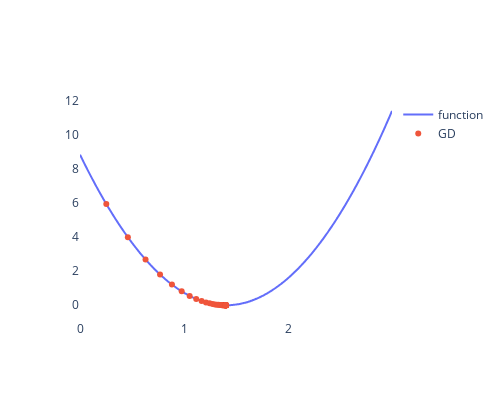

Write notebook code for a chart like this one.
### Code cell
p1 = go.Figure()
p1.add_trace(go.Scatter(x=dfFunChartPts.X, y=dfFunChartPts.Cost,
                    mode='lines',
                    line_shape='spline',
                    name = 'function'                            
                    ))
p1.add_trace(go.Scatter(x=dfChartPts.X, y=dfChartPts.Cost,
                    mode='markers',
                    name = "GD"    
                    ))
p1.update_layout(autosize = False, width = 500, height = 400, 
                 plot_bgcolor = '#FFFFFF')
p1.show()

### Figure 1 — Plotly figure (JSON) as saved in the notebook; plotly's stock layout.template omitted (floating-point values rounded to 4 significant figures; data arrays with more than 128 entries replaced by an {"elided": "..."} marker saying what was removed)
{"data": [{"line": {"shape": "spline"}, "mode": "lines", "name": "function", "type": "scatter", "x": {"elided": "300 float values"}, "y": {"elided": "300 float values"}}, {"mode": "markers", "name": "GD", "type": "scatter", "x": [0.252, 0.4586, 0.6281, 0.767, 0.881, 0.9744, 1.051, 1.114, 1.165, 1.208, 1.242, 1.271, 1.294, 1.313, 1.329, 1.342, 1.352, 1.361, 1.368, 1.374, 1.378, 1.382, 1.385, 1.388, 1.39, 1.392, 1.393, 1.395, 1.396, 1.396, 1.397, 1.398, 1.398, 1.398, 1.399, 1.399, 1.399, 1.399, 1.399, 1.4, 1.4, 1.4, 1.4, 1.4, 1.4, 1.4, 1.4, 1.4, 1.4], "y": [5.931, 3.988, 2.681, 1.803, 1.212, 0.8151, 0.5481, 0.3685, 0.2478, 0.1666, 0.112, 0.07534, 0.05066, 0.03406, 0.0229, 0.0154, 0.01035, 0.006963, 0.004682, 0.003148, 0.002117, 0.001423, 0.000957, 0.0006435, 0.0004327, 0.0002909, 0.0001956, 0.0001315, 8.844e-05, 5.947e-05, 3.999e-05, 2.689e-05, 1.808e-05, 1.216e-05, 8.174e-06, 5.496e-06, 3.696e-06, 2.485e-06, 1.671e-06, 1.124e-06, 7.554e-07, 5.08e-07, 3.416e-07, 2.297e-07, 1.544e-07, 1.038e-07, 6.982e-08, 4.695e-08, 3.157e-08]}], "layout": {"autosize": false, "height": 400, "plot_bgcolor": "#FFFFFF", "width": 500}}
